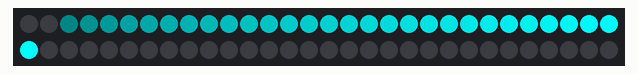
This program was run on a simulated Arduino Nano, built with avr-gcc and run on an emulated ATmega328P. Parts: 60 RGB LEDs in strip order, left to right, continuing on the next row.

Above: at 0.17 s.
At 4.87 s:
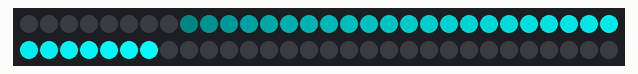
At 9.86 s:
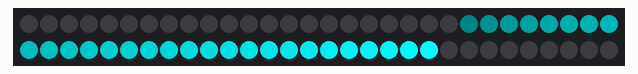
At 19.93 s:
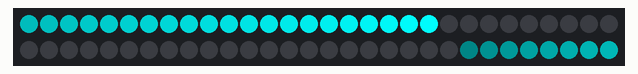
At 29.66 s:
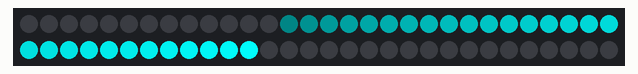
At 39.72 s:
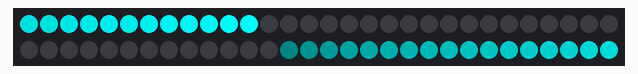

The program:

main.cpp
```cpp
#include <Adafruit_NeoPixel.h>
#include <config.hpp>

void setup()
{
    strip.begin();
    strip.setBrightness(BRIGHTNESS);
}

void loop()
{
    for (int i = LED_COUNT - 1; i >= 0; i--) {
        for (int j = 0; j < LED_COUNT; j++) {
            int brightness = map((j + i) % LED_COUNT, 0, LED_COUNT / 2, 0, 255);
            brightness = constrain(brightness, 0, 255);
            if ((j + i) % LED_COUNT >= LED_COUNT / 2) {
                strip.setPixelColor(j, strip.Color(0, 0, 0));
            } else {
                strip.setPixelColor(j, strip.Color(0, brightness, brightness));
            }
        }
        strip.show();
        delay(30);
    }
}
```

config.hpp
```cpp
#define LED_PIN 6
#define LED_COUNT 60
#define BRIGHTNESS 255

Adafruit_NeoPixel strip = Adafruit_NeoPixel(LED_COUNT, LED_PIN, NEO_GRB + NEO_KHZ800);
```
